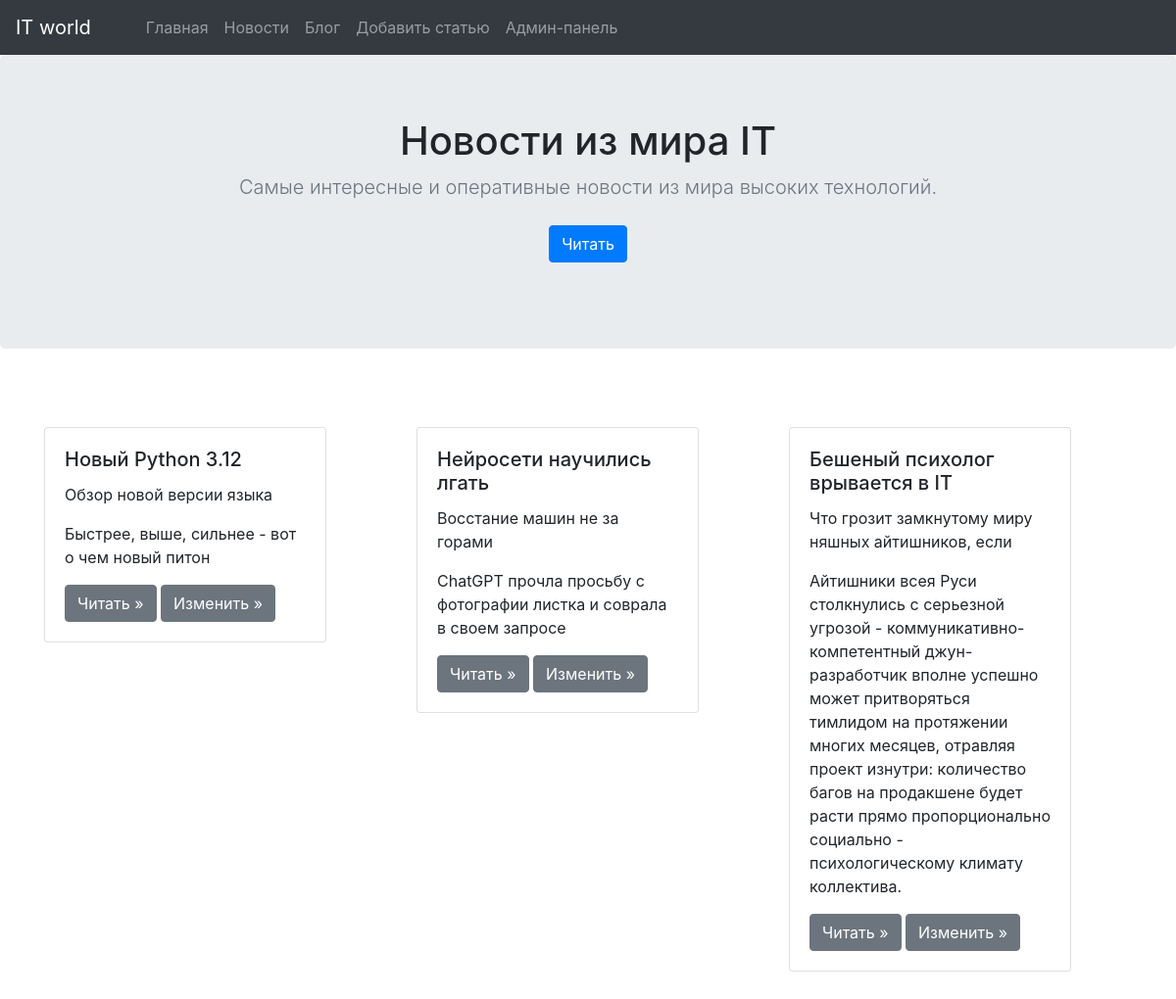
Page /news on the committed database.
### app.py (models this page shows, shortened)
class Article(db.Model):
    id = db.Column(db.Integer, primary_key=True)
    category_id = db.Column(db.Integer, db.ForeignKey('category.id'))
    title = db.Column(db.String(50), nullable=False, unique=True)
    introduction = db.Column(db.String(100), nullable=False)
    text = db.Column(db.Text(), nullable=False)
    pub_date = db.Column(db.DateTime, default = datetime.utcnow)

### app.py (the view)
@app.route('/news')
def news():
    category = Category.query.filter_by(name='Новости').first()
    articles = Article.query.filter_by(category_id=category.id)
    return render_template('news.html', articles=articles)

### templates/news.html (shortened to what this page needs)
{% extends 'base.html' %}
{% block  content %}
    <main class="main">
        <section class="jumbotron text-center">
            <div class="container">
            <h1 class="jumbotron-heading">Новости из мира IT</h1>
            <p class="lead text-muted">
                Самые интересные и оперативные новости из мира высоких технологий.
            </p>
                <p id="menu">
                    <a href="#anchor" class="btn btn-primary my-2">Читать</a>
                </p>
            </div>
        </section>
        <div class="album py-5">
            <div class="container">
              {% if articles %}
                <div class="row" id="anchor">
                    {%for article in articles%}
                    <div class="col mb-5">
    <div class="card" style="width: 18rem;">
        <div class="card-body">
            <h5 class="card-title">{{article.title}}</h5>
                <p class="card-text">{{article.introduction[:50].strip()}}</p>
                <p class="card-text">{{article.text}}</p>
                <a class="btn btn-secondary"
                   href="{{ url_for('detailed_post', article_id=article.id) }}"
                   role="button">Читать »
                </a>
            <a class="btn btn-secondary"
                   href="{{url_for('edit_post', article_id=article.id)}}"
                   role="button">Изменить »
                </a>
        </div>
    </div>
</div>
                    {%  endfor %}
                </div>
                {% else %}
                    <h2>Статей на сайте нет</h2>
                {% endif %}
          </div>
        </div>
      </main>
{% endblock %}

### rows in the picture
Article: title "Новый Python 3.12", introduction "Обзор новой версии языка", text "Быстрее, выше, сильнее - вот о чем новый питон"
Article: title "Нейросети научились лгать", introduction "Восстание машин не за горами", text "ChatGPT прочла просьбу с фотографии листка и соврала в своем запросе"
Article: title "Бешеный психолог врывается в IT", introduction "Что грозит замкнутому миру няшных айтишников, если", text "Айтишники всея Руси столкнулись с серьезной угрозой - коммуникативно-компетентный джун-разработчик вполне успешно может притворяться тимлидом на протяжении многих месяцев, отравляя проект изнутри: количество багов на продакшене будет расти прямо пропорционально социально - психологическому климату коллектива."
